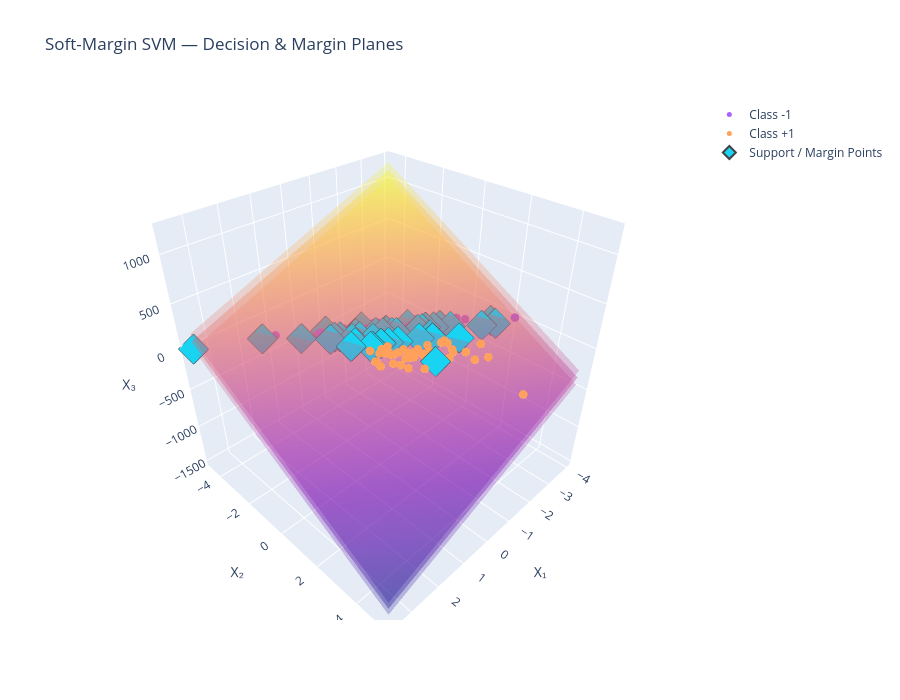

Write notebook code for a chart like this one.
### Code cell
w = scratch_svm.w
b = scratch_svm.b

x_range = np.linspace(
    X[:, 0].min(),
    X[:, 0].max(),
    30
)

y_range = np.linspace(
    X[:, 1].min(),
    X[:, 1].max(),
    30
)

xx, yy = np.meshgrid(
    x_range,
    y_range
)


def plane_z(offset):

    return (
        offset
        - b
        - w[0] * xx
        - w[1] * yy
    ) / w[2]


z_decision = plane_z(0)
z_positive = plane_z(1)
z_negative = plane_z(-1)
fig = go.Figure()

fig.add_trace(
    go.Surface(
        x=xx,
        y=yy,
        z=z_decision,
        opacity=0.35,
        showscale=False,
        name="Decision Plane"
    )
)

fig.add_trace(
    go.Surface(
        x=xx,
        y=yy,
        z=z_positive,
        opacity=0.25,
        showscale=False,
        name="+1 Margin"
    )
)
fig.add_trace(
    go.Surface(
        x=xx,
        y=yy,
        z=z_negative,
        opacity=0.25,
        showscale=False,
        name="-1 Margin"
    )
)

mask_neg = y == -1

fig.add_trace(
    go.Scatter3d(
        x=X[mask_neg, 0],
        y=X[mask_neg, 1],
        z=X[mask_neg, 2],
        mode="markers",
        name="Class -1",
        marker=dict(
            size=5
        )
    )
)
mask_pos = y == 1

fig.add_trace(
    go.Scatter3d(
        x=X[mask_pos, 0],
        y=X[mask_pos, 1],
        z=X[mask_pos, 2],
        mode="markers",
        name="Class +1",
        marker=dict(
            size=5
        )
    )
)

sv = scratch_svm.support_indices_

fig.add_trace(
    go.Scatter3d(
        x=X[sv, 0],
        y=X[sv, 1],
        z=X[sv, 2],
        mode="markers",
        name="Support / Margin Points",
        marker=dict(
            size=10,
            symbol="diamond",
            line=dict(width=2)
        )
    )
)

fig.update_layout(
    title="Soft-Margin SVM — Decision & Margin Planes",

    scene=dict(
        xaxis_title="X₁",
        yaxis_title="X₂",
        zaxis_title="X₃"
    ),

    width=900,
    height=700
)

fig.show()

### Figure 1 — Plotly figure (JSON) as saved in the notebook; plotly's stock layout.template omitted (floating-point values rounded to 4 significant figures; data arrays with more than 128 entries replaced by an {"elided": "..."} marker saying what was removed)
{"data": [{"name": "Decision Plane", "opacity": 0.35, "showscale": false, "type": "surface", "x": {"elided": "30x30 float values"}, "y": {"elided": "30x30 float values"}, "z": {"elided": "30x30 float values"}}, {"name": "+1 Margin", "opacity": 0.25, "showscale": false, "type": "surface", "x": {"elided": "30x30 float values"}, "y": {"elided": "30x30 float values"}, "z": {"elided": "30x30 float values"}}, {"name": "-1 Margin", "opacity": 0.25, "showscale": false, "type": "surface", "x": {"elided": "30x30 float values"}, "y": {"elided": "30x30 float values"}, "z": {"elided": "30x30 float values"}}, {"marker": {"size": 5}, "mode": "markers", "name": "Class -1", "type": "scatter3d", "x": [-0.6387, -0.9068, -2.717, -2.022, -2.564, -0.7948, -1.615, -1.38, -2.841, -0.7932, -0.009603, 0.6216, -1.429, 3.552, 0.5705, 0.9342, 1.161, 0.3427, -0.9673, 1.573, 0.3006, -1.581, -0.9177, -1.701, -2.237, -3.448, -3.309, -3.279, -1.709, -1.882, -0.509, -3.936, -0.918, -0.2488, -0.5133, -0.3723, 1.659, -1.089, -0.9732, -0.07235, -1.902, -1.458, 0.4635, -2.062, -0.4979, 0.214, -3.16, 0.6483, -1.806, -0.1425, 1.225, 0.6987, 0.4912, 0.9965, -0.04973, -1.126, -1.962, -1.772, 0.1627], "y": [1.94, -1.256, 0.6077, 0.06709, 0.7549, -1.37, -0.1861, -0.7117, 0.8987, -0.6524, -1.866, -1.682, -0.2631, -4.649, -2.258, -2.471, -2.474, -1.566, -1.064, -3.292, -1.791, 0.174, -0.3056, -0.27, 0.8292, 1.369, 1.632, 1.883, -0.004961, 0.3996, -0.9774, 2.17, -0.9748, -0.6399, -0.8521, -1.198, -3.271, -0.8852, -0.7037, -1.316, 0.06283, 0.1064, -1.694, 0.5028, -1.254, -1.652, 1.262, -2.06, -0.03726, -1.383, -2.707, -2.257, -2.359, -2.522, -1.075, -0.5557, -0.1775, -0.478, -1.175], "z": [1.271, 1.767, 2.058, 2.182, 1.605, 0.6461, 1.581, 2.143, 1.663, -0.2033, 0.2942, -0.06437, 0.8246, -2.481, -0.3422, 0.4355, -0.7904, -0.4134, 0.2055, 0.07004, -0.01771, 1.621, 0.5493, 1.168, 2.114, 2.946, 3.071, 2.479, 1.179, 1.507, 0.8044, 2.543, 1.114, -0.2952, 0.5464, 0.476, -0.24, 1.806, 1.179, 0.9187, 2.067, 0.5359, -0.5206, 2.044, 0.6319, -0.6064, 3.537, -0.03538, 1.956, -0.4629, -0.5451, -0.3222, 0.7969, -0.9635, -0.8678, 0.3355, 1.877, 1.712, -0.5488]}, {"marker": {"size": 5}, "mode": "markers", "name": "Class +1", "type": "scatter3d", "x": [-1.706, -0.6393, -0.2501, 0.02989, -0.1984, 0.07995, 0.1398, -1.113, -1.435, -1.549, -1.302, 0.2165, -0.234, -0.02351, -1.783, 0.03989, -0.7961, -0.8929, -1.433, -1.064, -0.5499, -0.7576, -0.8395, 0.1242, -1.953, -1.161, -0.04478, -0.1101, -0.3435, -0.628, -0.2521, -0.1957, -0.7387, -0.4259, -1.537, 0.4539, -1.01, 0.2348, -0.2908, -0.669, -1.425, 0.4691, -1.451, 1.939, -2.148, -0.4107, -0.4557, 0.4347, -0.1245, -1.388, -0.7378, 0.2509, -0.6196, -0.3993, 0.08558, 0.5311, -1.563, -1.498, -2.922, -0.4268, 0.4767], "y": [0.2023, -0.6597, 0.1229, -0.2786, 1.971, -0.3188, 0.2285, 5.147, 2.836, 2.318, 2.0, 0.9998, -0.2023, 0.5599, 3.07, 0.344, -0.6928, 1.39, 0.8693, 1.073, 1.053, 1.5, -0.4282, 1.249, 1.559, 0.5451, 0.09565, 0.314, 1.188, 0.143, 0.6511, 1.082, 0.9957, 0.899, 1.488, -0.8067, 2.154, -0.1148, 1.156, 1.313, 1.308, 0.5421, -0.4028, -3.456, 2.366, -0.05108, 0.65, -2.23, 0.6374, 1.868, 1.459, -0.8833, 1.435, 1.247, 1.563, 0.8174, 1.3, 0.6704, 1.598, -1.506, 0.4801], "z": [0.3945, 0.1865, 0.6551, 0.5502, 1.29, 0.6136, 0.9126, 1.998, 1.231, 0.8379, 1.027, 1.171, 0.5533, 0.9634, 1.335, 0.8647, 0.6475, 1.154, 0.7394, 1.183, 1.154, 1.139, 0.3455, 1.443, 0.8665, 0.7532, 0.7594, 0.837, 1.089, 0.6698, 0.8263, 1.037, 0.9629, 0.7653, 0.8461, 0.782, 1.388, 0.8089, 1.047, 1.008, 0.8759, 0.7232, 0.3917, 0.1213, 1.039, 0.6827, 0.7284, 0.09649, 0.7471, 0.839, 1.234, 0.463, 1.081, 1.028, 0.9967, 0.7207, 0.6564, 0.6284, 0.7411, 0.9754, 0.949]}, {"marker": {"line": {"width": 2}, "size": 10, "symbol": "diamond"}, "mode": "markers", "name": "Support / Margin Points", "type": "scatter3d", "x": [-1.706, -0.6393, 0.02989, -0.6387, 0.07995, -0.234, -0.7961, -1.433, -0.7932, 0.6216, -0.8395, 3.552, 1.161, 0.3427, -1.581, -0.9177, -1.953, -2.237, -1.161, -3.309, -3.279, -1.882, -0.628, -0.2488, -0.5133, -0.07235, 0.4539, -1.458, 0.4635, -2.062, -1.451, 1.939, -0.4107, 0.4347, 0.2509, -0.04973, -1.498, -2.922, 0.1627, -0.4268], "y": [0.2023, -0.6597, -0.2786, 1.94, -0.3188, -0.2023, -0.6928, 0.8693, -0.6524, -1.682, -0.4282, -4.649, -2.474, -1.566, 0.174, -0.3056, 1.559, 0.8292, 0.5451, 1.632, 1.883, 0.3996, 0.143, -0.6399, -0.8521, -1.316, -0.8067, 0.1064, -1.694, 0.5028, -0.4028, -3.456, -0.05108, -2.23, -0.8833, -1.075, 0.6704, 1.598, -1.175, -1.506], "z": [0.3945, 0.1865, 0.5502, 1.271, 0.6136, 0.5533, 0.6475, 0.7394, -0.2033, -0.06437, 0.3455, -2.481, -0.7904, -0.4134, 1.621, 0.5493, 0.8665, 2.114, 0.7532, 3.071, 2.479, 1.507, 0.6698, -0.2952, 0.5464, 0.9187, 0.782, 0.5359, -0.5206, 2.044, 0.3917, 0.1213, 0.6827, 0.09649, 0.463, -0.8678, 0.6284, 0.7411, -0.5488, 0.9754]}], "layout": {"height": 700, "scene": {"xaxis": {"title": {"text": "X₁"}}, "yaxis": {"title": {"text": "X₂"}}, "zaxis": {"title": {"text": "X₃"}}}, "title": {"text": "Soft-Margin SVM — Decision & Margin Planes"}, "width": 900}}
